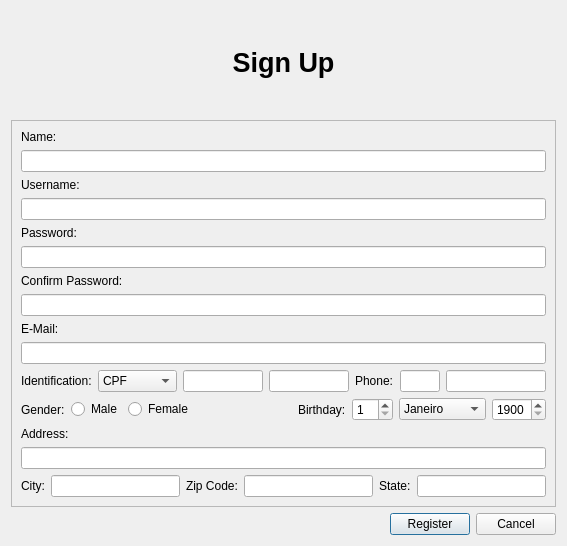
<?xml version="1.0" encoding="UTF-8"?>
<ui version="4.0">
 <class>SignUp</class>
 <widget class="QDialog" name="SignUp">
  <property name="geometry">
   <rect>
    <x>0</x>
    <y>0</y>
    <width>567</width>
    <height>546</height>
   </rect>
  </property>
  <property name="windowTitle">
   <string>Conectividade</string>
  </property>
  <property name="windowIcon">
   <iconset resource="myrsc.qrc">
    <normaloff>:/images/icon-nutes.png</normaloff>:/images/icon-nutes.png</iconset>
  </property>
  <layout class="QVBoxLayout" name="verticalLayout_2">
   <item>
    <widget class="QLabel" name="label_12">
     <property name="font">
      <font>
       <pointsize>20</pointsize>
       <weight>75</weight>
       <bold>true</bold>
      </font>
     </property>
     <property name="text">
      <string>Sign Up</string>
     </property>
     <property name="alignment">
      <set>Qt::AlignCenter</set>
     </property>
    </widget>
   </item>
   <item>
    <widget class="QFrame" name="frame">
     <property name="font">
      <font>
       <weight>50</weight>
       <bold>false</bold>
      </font>
     </property>
     <property name="frameShape">
      <enum>QFrame::StyledPanel</enum>
     </property>
     <property name="frameShadow">
      <enum>QFrame::Raised</enum>
     </property>
     <property name="lineWidth">
      <number>3</number>
     </property>
     <layout class="QVBoxLayout" name="verticalLayout">
      <item>
       <widget class="QLabel" name="label">
        <property name="text">
         <string>Name:</string>
        </property>
        <property name="alignment">
         <set>Qt::AlignLeading|Qt::AlignLeft|Qt::AlignVCenter</set>
        </property>
       </widget>
      </item>
      <item>
       <widget class="QLineEdit" name="lineEditName">
        <property name="minimumSize">
         <size>
          <width>350</width>
          <height>0</height>
         </size>
        </property>
       </widget>
      </item>
      <item>
       <widget class="QLabel" name="label_6">
        <property name="text">
         <string>Username:</string>
        </property>
        <property name="alignment">
         <set>Qt::AlignLeading|Qt::AlignLeft|Qt::AlignVCenter</set>
        </property>
       </widget>
      </item>
      <item>
       <widget class="QLineEdit" name="lineEditUsername">
        <property name="minimumSize">
         <size>
          <width>350</width>
          <height>0</height>
         </size>
        </property>
       </widget>
      </item>
      <item>
       <widget class="QLabel" name="label_8">
        <property name="text">
         <string>Password:</string>
        </property>
        <property name="alignment">
         <set>Qt::AlignLeading|Qt::AlignLeft|Qt::AlignVCenter</set>
        </property>
       </widget>
      </item>
      <item>
       <widget class="QLineEdit" name="lineEditPassword">
        <property name="minimumSize">
         <size>
          <width>350</width>
          <height>0</height>
         </size>
        </property>
        <property name="echoMode">
         <enum>QLineEdit::Password</enum>
        </property>
       </widget>
      </item>
      <item>
       <widget class="QLabel" name="label_9">
        <property name="minimumSize">
         <size>
          <width>0</width>
          <height>0</height>
         </size>
        </property>
        <property name="maximumSize">
         <size>
          <width>888888</width>
          <height>42</height>
         </size>
        </property>
        <property name="text">
         <string>Confirm Password:</string>
        </property>
        <property name="alignment">
         <set>Qt::AlignLeading|Qt::AlignLeft|Qt::AlignVCenter</set>
        </property>
       </widget>
      </item>
      <item>
       <widget class="QLineEdit" name="lineEditConfirmPassword">
        <property name="minimumSize">
         <size>
          <width>350</width>
          <height>0</height>
         </size>
        </property>
        <property name="echoMode">
         <enum>QLineEdit::Password</enum>
        </property>
       </widget>
      </item>
      <item>
       <widget class="QLabel" name="label_4">
        <property name="text">
         <string>E-Mail:</string>
        </property>
        <property name="alignment">
         <set>Qt::AlignLeading|Qt::AlignLeft|Qt::AlignVCenter</set>
        </property>
       </widget>
      </item>
      <item>
       <widget class="QLineEdit" name="lineEditEmail">
        <property name="minimumSize">
         <size>
          <width>350</width>
          <height>0</height>
         </size>
        </property>
       </widget>
      </item>
      <item>
       <layout class="QHBoxLayout" name="horizontalLayout_2">
        <item>
         <widget class="QLabel" name="label_7">
          <property name="text">
           <string>Identification:</string>
          </property>
          <property name="alignment">
           <set>Qt::AlignLeading|Qt::AlignLeft|Qt::AlignVCenter</set>
          </property>
         </widget>
        </item>
        <item>
         <widget class="QComboBox" name="comboBox">
          <property name="editable">
           <bool>false</bool>
          </property>
          <property name="currentText">
           <string>CPF</string>
          </property>
          <item>
           <property name="text">
            <string>CPF</string>
           </property>
          </item>
          <item>
           <property name="text">
            <string>RG</string>
           </property>
          </item>
          <item>
           <property name="text">
            <string>CNH</string>
           </property>
          </item>
          <item>
           <property name="text">
            <string>ID</string>
           </property>
          </item>
          <item>
           <property name="text">
            <string>Passport</string>
           </property>
          </item>
          <item>
           <property name="text">
            <string>Other</string>
           </property>
          </item>
         </widget>
        </item>
        <item>
         <widget class="QLineEdit" name="lineEditOtherID"/>
        </item>
        <item>
         <widget class="QLineEdit" name="lineEditID">
          <property name="minimumSize">
           <size>
            <width>0</width>
            <height>0</height>
           </size>
          </property>
          <property name="inputMethodHints">
           <set>Qt::ImhDigitsOnly</set>
          </property>
         </widget>
        </item>
        <item>
         <widget class="QLabel" name="label_3">
          <property name="text">
           <string>Phone:</string>
          </property>
          <property name="alignment">
           <set>Qt::AlignLeading|Qt::AlignLeft|Qt::AlignVCenter</set>
          </property>
         </widget>
        </item>
        <item>
         <widget class="QLineEdit" name="lineEditCodPhone">
          <property name="minimumSize">
           <size>
            <width>40</width>
            <height>0</height>
           </size>
          </property>
          <property name="maximumSize">
           <size>
            <width>40</width>
            <height>16777215</height>
           </size>
          </property>
          <property name="inputMethodHints">
           <set>Qt::ImhDigitsOnly</set>
          </property>
          <property name="maxLength">
           <number>3</number>
          </property>
         </widget>
        </item>
        <item>
         <widget class="QLineEdit" name="lineEditPhone">
          <property name="minimumSize">
           <size>
            <width>100</width>
            <height>0</height>
           </size>
          </property>
          <property name="inputMethodHints">
           <set>Qt::ImhDigitsOnly</set>
          </property>
          <property name="maxLength">
           <number>10</number>
          </property>
         </widget>
        </item>
       </layout>
      </item>
      <item>
       <layout class="QHBoxLayout" name="PhoneLayout">
        <item>
         <widget class="QLabel" name="label_10">
          <property name="text">
           <string>Gender:</string>
          </property>
         </widget>
        </item>
        <item>
         <widget class="QRadioButton" name="radioButtonMale">
          <property name="text">
           <string>Male</string>
          </property>
         </widget>
        </item>
        <item>
         <widget class="QRadioButton" name="radioButtonFemale">
          <property name="text">
           <string>Female</string>
          </property>
         </widget>
        </item>
        <item>
         <spacer name="horizontalSpacer_2">
          <property name="orientation">
           <enum>Qt::Horizontal</enum>
          </property>
          <property name="sizeHint" stdset="0">
           <size>
            <width>40</width>
            <height>20</height>
           </size>
          </property>
         </spacer>
        </item>
        <item>
         <widget class="QLabel" name="label_5">
          <property name="text">
           <string>Birthday:</string>
          </property>
          <property name="alignment">
           <set>Qt::AlignLeading|Qt::AlignLeft|Qt::AlignVCenter</set>
          </property>
         </widget>
        </item>
        <item>
         <widget class="QSpinBox" name="spinBoxDayBDay">
          <property name="minimum">
           <number>1</number>
          </property>
          <property name="maximum">
           <number>31</number>
          </property>
         </widget>
        </item>
        <item>
         <widget class="QComboBox" name="comboBoxMonthBDay">
          <item>
           <property name="text">
            <string>Janeiro</string>
           </property>
          </item>
          <item>
           <property name="text">
            <string>Fevereiro</string>
           </property>
          </item>
          <item>
           <property name="text">
            <string>Março</string>
           </property>
          </item>
          <item>
           <property name="text">
            <string>Abril</string>
           </property>
          </item>
          <item>
           <property name="text">
            <string>Maio</string>
           </property>
          </item>
          <item>
           <property name="text">
            <string>Junho</string>
           </property>
          </item>
          <item>
           <property name="text">
            <string>Julho</string>
           </property>
          </item>
          <item>
           <property name="text">
            <string>Agosto</string>
           </property>
          </item>
          <item>
           <property name="text">
            <string>Setembro</string>
           </property>
          </item>
          <item>
           <property name="text">
            <string>Outubro</string>
           </property>
          </item>
          <item>
           <property name="text">
            <string>Novembro</string>
           </property>
          </item>
          <item>
           <property name="text">
            <string>Dezembro</string>
           </property>
          </item>
         </widget>
        </item>
        <item>
         <widget class="QSpinBox" name="spinBoxYearBDay">
          <property name="minimum">
           <number>1900</number>
          </property>
          <property name="maximum">
           <number>2016</number>
          </property>
         </widget>
        </item>
       </layout>
      </item>
      <item>
       <widget class="QLabel" name="label_2">
        <property name="text">
         <string>Address:</string>
        </property>
        <property name="alignment">
         <set>Qt::AlignLeading|Qt::AlignLeft|Qt::AlignVCenter</set>
        </property>
       </widget>
      </item>
      <item>
       <widget class="QLineEdit" name="lineEditAddress">
        <property name="minimumSize">
         <size>
          <width>350</width>
          <height>0</height>
         </size>
        </property>
       </widget>
      </item>
      <item>
       <layout class="QHBoxLayout" name="horizontalLayout_7">
        <item>
         <widget class="QLabel" name="label_13">
          <property name="text">
           <string>City:</string>
          </property>
         </widget>
        </item>
        <item>
         <widget class="QLineEdit" name="lineEditCity"/>
        </item>
        <item>
         <widget class="QLabel" name="label_11">
          <property name="text">
           <string>Zip Code:</string>
          </property>
         </widget>
        </item>
        <item>
         <widget class="QLineEdit" name="lineEditZipCode">
          <property name="inputMethodHints">
           <set>Qt::ImhDigitsOnly</set>
          </property>
         </widget>
        </item>
        <item>
         <widget class="QLabel" name="label_14">
          <property name="text">
           <string>State:</string>
          </property>
         </widget>
        </item>
        <item>
         <widget class="QLineEdit" name="lineEditState"/>
        </item>
       </layout>
      </item>
     </layout>
    </widget>
   </item>
   <item>
    <layout class="QHBoxLayout" name="horizontalLayout_5">
     <item>
      <spacer name="horizontalSpacer_10">
       <property name="orientation">
        <enum>Qt::Horizontal</enum>
       </property>
       <property name="sizeHint" stdset="0">
        <size>
         <width>40</width>
         <height>20</height>
        </size>
       </property>
      </spacer>
     </item>
     <item>
      <widget class="QPushButton" name="pushButtonRegister">
       <property name="text">
        <string>Register</string>
       </property>
      </widget>
     </item>
     <item>
      <widget class="QPushButton" name="pushButtonCancel">
       <property name="text">
        <string>Cancel</string>
       </property>
      </widget>
     </item>
    </layout>
   </item>
  </layout>
 </widget>
 <tabstops>
  <tabstop>lineEditName</tabstop>
  <tabstop>lineEditUsername</tabstop>
  <tabstop>lineEditPassword</tabstop>
  <tabstop>lineEditConfirmPassword</tabstop>
  <tabstop>lineEditEmail</tabstop>
  <tabstop>comboBox</tabstop>
  <tabstop>lineEditOtherID</tabstop>
  <tabstop>lineEditID</tabstop>
  <tabstop>lineEditCodPhone</tabstop>
  <tabstop>lineEditPhone</tabstop>
  <tabstop>radioButtonMale</tabstop>
  <tabstop>radioButtonFemale</tabstop>
  <tabstop>spinBoxDayBDay</tabstop>
  <tabstop>comboBoxMonthBDay</tabstop>
  <tabstop>spinBoxYearBDay</tabstop>
  <tabstop>lineEditAddress</tabstop>
  <tabstop>lineEditCity</tabstop>
  <tabstop>lineEditZipCode</tabstop>
  <tabstop>lineEditState</tabstop>
  <tabstop>pushButtonRegister</tabstop>
  <tabstop>pushButtonCancel</tabstop>
 </tabstops>
 <resources>
  <include location="myrsc.qrc"/>
 </resources>
 <connections/>
</ui>
